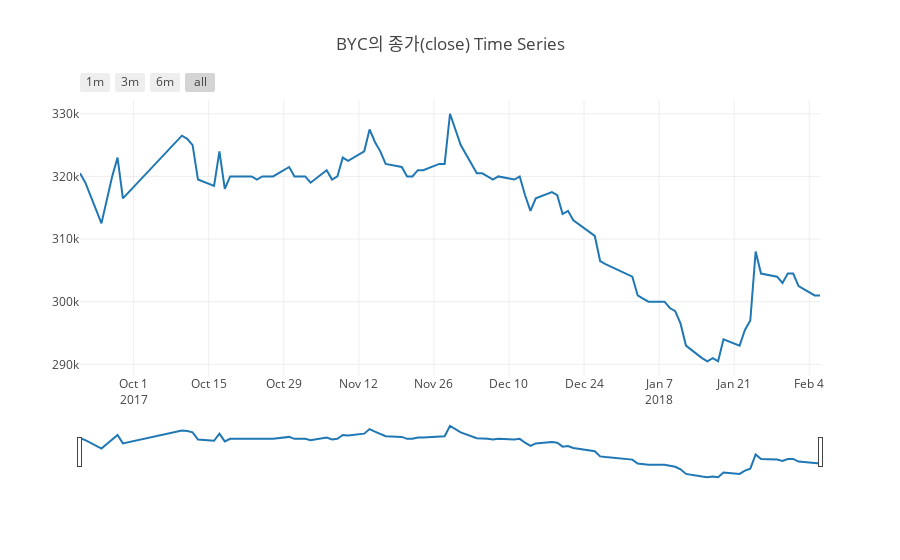

Write notebook code for a chart like this one.
### Code cell
#pip install plotly
import plotly.offline as offline
import plotly.graph_objs as go

offline.init_notebook_mode(connected=True)

trace = go.Scatter(x=df.date, y=df.close, name=item_name)

data = [trace]

layout = dict(
            title='{}의 종가(close) Time Series'.format(item_name),
            xaxis =dict(
                rangeselector=dict(
                buttons=list([
                    dict(count=1,
                        label='1m',
                        step='month',
                        stepmode='backward'),
                    dict(count=3,
                        label='3m',
                        step='month',
                        stepmode='backward'),
                    dict(count=6,
                        label='6m',
                        step='month',
                        stepmode='backward'),
                    dict(step='all')
                ])
            ),
            rangeslider=dict(),
            type='date'
        )
    )

fig = go.Figure(data=data, layout=layout)
offline.iplot(fig)

### Figure 1 — Plotly figure (JSON) as saved in the notebook; plotly's stock layout.template omitted (floating-point values rounded to 4 significant figures)
{"data": [{"name": "BYC", "type": "scatter", "x": ["2017-09-21", "2017-09-22", "2017-09-25", "2017-09-26", "2017-09-27", "2017-09-28", "2017-09-29", "2017-10-10", "2017-10-11", "2017-10-12", "2017-10-13", "2017-10-16", "2017-10-17", "2017-10-18", "2017-10-19", "2017-10-20", "2017-10-23", "2017-10-24", "2017-10-25", "2017-10-26", "2017-10-27", "2017-10-30", "2017-10-31", "2017-11-01", "2017-11-02", "2017-11-03", "2017-11-06", "2017-11-07", "2017-11-08", "2017-11-09", "2017-11-10", "2017-11-13", "2017-11-14", "2017-11-15", "2017-11-16", "2017-11-17", "2017-11-20", "2017-11-21", "2017-11-22", "2017-11-23", "2017-11-24", "2017-11-27", "2017-11-28", "2017-11-29", "2017-11-30", "2017-12-01", "2017-12-04", "2017-12-05", "2017-12-06", "2017-12-07", "2017-12-08", "2017-12-11", "2017-12-12", "2017-12-13", "2017-12-14", "2017-12-15", "2017-12-18", "2017-12-19", "2017-12-20", "2017-12-21", "2017-12-22", "2017-12-26", "2017-12-27", "2017-12-28", "2018-01-02", "2018-01-03", "2018-01-04", "2018-01-05", "2018-01-08", "2018-01-09", "2018-01-10", "2018-01-11", "2018-01-12", "2018-01-15", "2018-01-16", "2018-01-17", "2018-01-18", "2018-01-19", "2018-01-22", "2018-01-23", "2018-01-24", "2018-01-25", "2018-01-26", "2018-01-29", "2018-01-30", "2018-01-31", "2018-02-01", "2018-02-02", "2018-02-05", "2018-02-06"], "y": [320500, 319000, 312500, 316000, 320000, 323000, 316500, 326500, 326000, 325000, 319500, 318500, 324000, 318000, 320000, 320000, 320000, 319500, 320000, 320000, 320000, 321500, 320000, 320000, 320000, 319000, 321000, 319500, 320000, 323000, 322500, 324000, 327500, 325500, 324000, 322000, 321500, 320000, 320000, 321000, 321000, 322000, 322000, 330000, 327500, 325000, 320500, 320500, 320000, 319500, 320000, 319500, 320000, 317000, 314500, 316500, 317500, 317000, 314000, 314500, 313000, 310500, 306500, 306000, 304000, 301000, 300500, 300000, 300000, 299000, 298500, 296500, 293000, 291000, 290500, 291000, 290500, 294000, 293000, 295500, 297000, 308000, 304500, 304000, 303000, 304500, 304500, 302500, 301000, 301000]}], "layout": {"title": "BYC의 종가(close) Time Series", "xaxis": {"rangeselector": {"buttons": [{"count": 1, "label": "1m", "step": "month", "stepmode": "backward"}, {"count": 3, "label": "3m", "step": "month", "stepmode": "backward"}, {"count": 6, "label": "6m", "step": "month", "stepmode": "backward"}, {"step": "all"}]}, "rangeslider": {}, "type": "date"}}}
